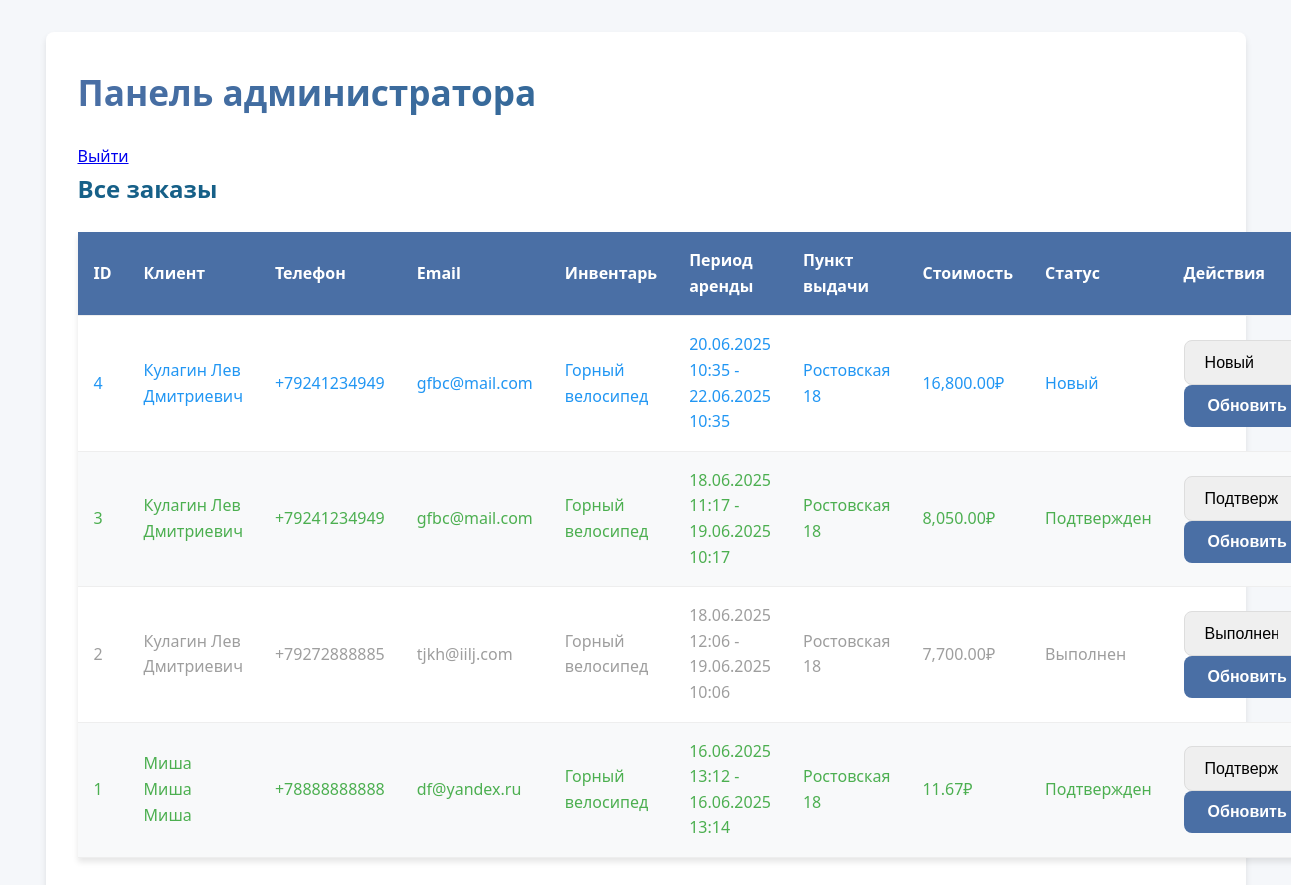
Page /admin.php (signed in) on the committed database.
### tables this page shows
CREATE TABLE `orders` (
  `order_id` int NOT NULL,
  `user_id` int NOT NULL,
  `equipment_id` int NOT NULL,
  `point_id` int NOT NULL,
  `start_time` datetime NOT NULL,
  `end_time` datetime NOT NULL,
  `total_price` decimal(10,2) NOT NULL,
  `payment_method` enum('cash','card') NOT NULL,
  `status` enum('new','confirmed','completed','cancelled') DEFAULT 'new',
  `created_at` timestamp NULL DEFAULT CURRENT_TIMESTAMP
);

CREATE TABLE `users` (
  `user_id` int NOT NULL,
  `full_name` varchar(100) NOT NULL,
  `phone` varchar(20) NOT NULL,
  `email` varchar(100) NOT NULL,
  `login` varchar(50) NOT NULL,
  `password` varchar(255) NOT NULL,
  `registration_date` timestamp NULL DEFAULT CURRENT_TIMESTAMP
);

CREATE TABLE `equipment` (
  `equipment_id` int NOT NULL,
  `name` varchar(100) NOT NULL,
  `type` varchar(50) NOT NULL,
  `price_per_hour` decimal(10,2) NOT NULL,
  `available_quantity` int NOT NULL,
  `description` text
);

CREATE TABLE `pickup_points` (
  `point_id` int NOT NULL,
  `address` varchar(200) NOT NULL,
  `working_hours` varchar(100) NOT NULL
);

### functions.php (called while the page is built, shortened)
<?php
function get_all_orders($pdo) {
    $stmt = $pdo->prepare("
        SELECT o.*, u.full_name, u.phone, u.email, e.name as equipment_name, p.address
        FROM orders o
        JOIN users u ON o.user_id = u.user_id
        JOIN equipment e ON o.equipment_id = e.equipment_id
        JOIN pickup_points p ON o.point_id = p.point_id
        ORDER BY created_at DESC
    ");
    $stmt->execute();
    return $stmt->fetchAll(PDO::FETCH_ASSOC);
}
?>

### admin.php (the view, shortened to what this page needs)
<?php
include 'config.php';
include 'functions.php';
$orders = get_all_orders($pdo);
?>
<!DOCTYPE html>
<html lang="ru">
<head>
</head>
<body>
    <div class="container">
        <header>
            <h1>Панель администратора</h1>
            <a href="logout.php" class="logout-btn">Выйти</a>
        </header>
        <h2>Все заказы</h2>
        <table class="orders-table">
            <thead>
                <tr>
                    <th>ID</th>
                    <th>Клиент</th>
                    <th>Телефон</th>
                    <th>Email</th>
                    <th>Инвентарь</th>
                    <th>Период аренды</th>
                    <th>Пункт выдачи</th>
                    <th>Стоимость</th>
                    <th>Статус</th>
                    <th>Действия</th>
                </tr>
            </thead>
            <tbody>
                <?php foreach ($orders as $order): ?>
                    <tr class="status-<?= $order['status'] ?>">
                        <td><?= $order['order_id'] ?></td>
                        <td><?= htmlspecialchars($order['full_name']) ?></td>
                        <td><?= htmlspecialchars($order['phone']) ?></td>
                        <td><?= htmlspecialchars($order['email']) ?></td>
                        <td><?= htmlspecialchars($order['equipment_name']) ?></td>
                        <td>
                            <?= date('d.m.Y H:i', strtotime($order['start_time'])) ?> -<br>
                            <?= date('d.m.Y H:i', strtotime($order['end_time'])) ?>
                        </td>
                        <td><?= htmlspecialchars($order['address']) ?></td>
                        <td><?= number_format($order['total_price'], 2) ?>₽</td>
                        <td>
                            <?php
                            $statuses = [
                                'new' => 'Новый',
                                'confirmed' => 'Подтвержден',
                                'completed' => 'Выполнен',
                                'cancelled' => 'Отменен'
                            ];
                            echo $statuses[$order['status']];
                            ?>
                        </td>
                        <td>
                            <form class="status-form" method="POST">
                                <select name="new_status" class="status-select">
                                    <option value="new" <?= $order['status'] === 'new' ? 'selected' : '' ?>>Новый</option>
                                    <option value="confirmed" <?= $order['status'] === 'confirmed' ? 'selected' : '' ?>>Подтвержден</option>
                                    <option value="completed" <?= $order['status'] === 'completed' ? 'selected' : '' ?>>Выполнен</option>
                                </select>
                                <button type="submit" name="update_status" class="update-btn">Обновить</button>
                            </form>
                        </td>
                    </tr>
                <?php endforeach; ?>
            </tbody>
        </table>
    </div>
</body>
</html>

### admin.php (style rules this page uses)
:root { --primary-color: #4a6fa5; --secondary-color: #166088; --accent-color: #4fc3f7; --success-color: #4caf50; --warning-color: #ff9800; --danger-color: #f44336; --light-color: #f8f9fa; --dark-color: #343a40; --text-color: #333; --border-radius: 8px; --box-shadow: 0 4px 6px rgba(0, 0, 0, 0.1); --transition: all 0.3s ease; }
* { margin: 0; padding: 0; box-sizing: border-box; }
body { font-family: 'Segoe UI', Tahoma, Geneva, Verdana, sans-serif; background-color: #f5f7fa; color: var(--text-color); line-height: 1.6; }
.container { max-width: 1200px; margin: 2rem auto; padding: 2rem; background: white; border-radius: var(--border-radius); box-shadow: var(--box-shadow); }
h1, h2, h3 { color: var(--secondary-color); margin-bottom: 1.5rem; }
h1 { font-size: 2.2rem; font-weight: 600; background: linear-gradient(to right, var(--primary-color), var(--secondary-color)); -webkit-background-clip: text; -webkit-text-fill-color: transparent; }
input, select, textarea { width: 100%; padding: 0.75rem 1rem; border: 1px solid #ddd; border-radius: var(--border-radius); font-size: 1rem; transition: var(--transition); }
button, .btn { display: inline-block; padding: 0.75rem 1.5rem; background-color: var(--primary-color); color: white; border: none; border-radius: var(--border-radius); font-size: 1rem; font-weight: 600; cursor: pointer; text-align: center; text-decoration: none; transition: var(--transition); }
table { width: 100%; border-collapse: collapse; margin: 1.5rem 0; box-shadow: var(--box-shadow); }
th, td { padding: 1rem; text-align: left; border-bottom: 1px solid #eee; }
th { background-color: var(--primary-color); color: white; font-weight: 600; }
tr:nth-child(even) { background-color: #f8f9fa; }
.status-new { color: #2196f3; }
.status-confirmed { color: #4caf50; }
.status-completed { color: #9e9e9e; }
.container { animation: fadeIn 0.5s ease-out; }

### rows in the picture
orders: order_id "4", user.full_name "Кулагин Лев Дмитриевич", user.phone "+79241234949", user.email "gfbc@mail.com", equipment.name "Горный велосипед", start_time "20.06.2025 10:35", end_time "22.06.2025 10:35", point.address "Ростовская 18", total_price "16,800.00", status "Новый", new_status "Новый"
orders: order_id "3", user.full_name "Кулагин Лев Дмитриевич", user.phone "+79241234949", user.email "gfbc@mail.com", equipment.name "Горный велосипед", start_time "18.06.2025 11:17", end_time "19.06.2025 10:17", point.address "Ростовская 18", total_price "8,050.00", status "Подтвержден", new_status "Подтвержден"
orders: order_id "2", user.full_name "Кулагин Лев Дмитриевич", user.phone "+79272888885", user.email "tjkh@iilj.com", equipment.name "Горный велосипед", start_time "18.06.2025 12:06", end_time "19.06.2025 10:06", point.address "Ростовская 18", total_price "7,700.00", status "Выполнен", new_status "Выполнен"
orders: order_id "1", user.full_name "Миша Миша Миша", user.phone "+78888888888", user.email "df@yandex.ru", equipment.name "Горный велосипед", start_time "16.06.2025 13:12", end_time "16.06.2025 13:14", point.address "Ростовская 18", total_price "11.67", status "Подтвержден", new_status "Подтвержден"
